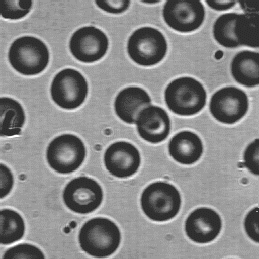
#> input picture BLOODCELLS.bmp, 259 x 259 px
$ jupyter execute --allow-errors 'Object Counting.ipynb'   (older library calls are emulated)
#> lines starting #> are read from the running program, lines starting #| are printed output that depends on the picture; after the words box and inside, x2 and y2 are one past the last pixel; in counts of white or black regions, pixels touching at a corner belong together
[cell 1]
import cv2
import numpy as np
import matplotlib.pyplot as plt

## Load and show the image

1. Read the image _bloodcells_

[cell 2]
image = cv2.imread("BLOODCELLS.bmp", 0)
#> image is the input picture: shape (259, 259); min 41, max 255, mean 130.3

2. Transform the image into a binary image BW using a thresholding process or a dedicated function

The function used here is `threshold` from the openCV library, it takes as parameters the image, the threshold, the maximum value, and the thresholding type.

[cell 3]
image_bw = 255-cv2.threshold(image, 128, 255, cv2.THRESH_BINARY)[1]
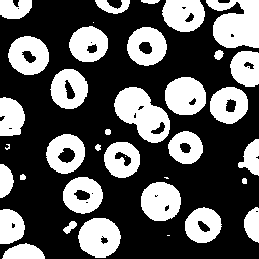
#> image_bw: shape (259, 259); 35.5% white; 37 white regions (5 under 20 px), largest, box (x1, y1, x2, y2) and area: (206, 0, 259, 48) 1899, (114, 87, 170, 143) 1821, (78, 218, 121, 258) 1291

3. Show the two images with titles within the same figure

[cell 4]
figure = plt.figure(figsize=(10, 10))
plt.subplot(1,2,1)
plt.imshow(image, cmap="gray")
plt.title("original image")
plt.subplot(1,2,2)
plt.imshow(image_bw, cmap="gray")
plt.title("binary image")
plt.show()

6. What do you observe on the image? What’s the solution of this problem?

There are a lot of smaller objects that would need to be removed to have an accurate count of the bloodcells. The solution is to apply the erosion or dilation, or both operator on the image.

## Erosion

5. Open and study the help page of the function imerode of Matlab.

The _imerode_ function of Matlab performs erosion on grayscale images using a sctructuring element which is kernel or a matrix that traveses the image. An equivalent function in OpenCV is the `cv2.erode` function.

6. Choose your appropriate structuring element SE (shape and size) and justify your choice.

The kernel chosen is 5x5 in order to erode the small objects and ellipse shaped because the small objects and the cells are ellipse shaped.

[cell 5]
strel = cv2.getStructuringElement(cv2.MORPH_ELLIPSE, (5,5))

7. Apply the erosion operator on the binary image BW.

[cell 6]
erosion = cv2.erode(image_bw, strel, iterations=1)
#> erosion: shape (259, 259); 24.9% white; 33 white regions (4 under 20 px), largest, box (x1, y1, x2, y2) and area: (215, 0, 259, 46) 1420, (116, 89, 168, 141) 1296, (80, 220, 119, 256) 974
figure = plt.figure(figsize=(10, 10))
plt.subplot(1,2,1)
plt.imshow(image_bw, cmap="gray")
plt.title("binary image")
plt.subplot(1,2,2)
plt.imshow(erosion, cmap="gray")
plt.title("erosion image")
plt.show()
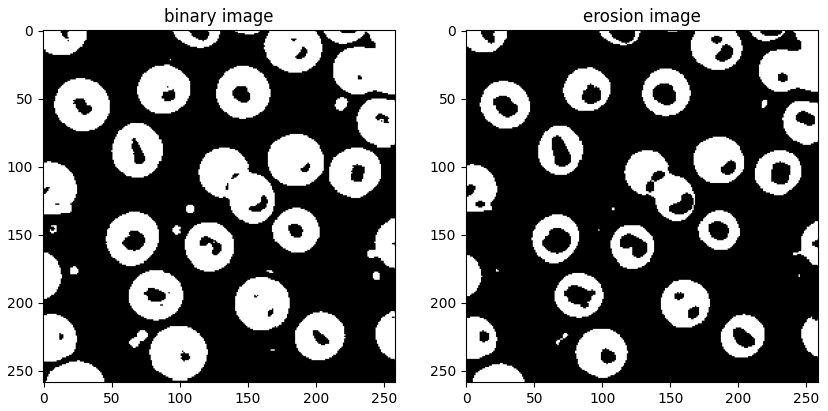
#> figure drawn by matplotlib, 2 panels

8. Repeat the operation with different sizes of the SE (3 different sizes)

[cell 7]
strel_3x3 = cv2.getStructuringElement(cv2.MORPH_ELLIPSE, (3, 3))
erosion_3x3 = cv2.erode(image_bw, strel_3x3)
#> erosion_3x3: shape (259, 259); 30.8% white; 32 white regions (4 under 20 px), largest, box (x1, y1, x2, y2) and area: (207, 0, 259, 47) 1732, (115, 88, 169, 142) 1597, (79, 219, 120, 257) 1150

strel_7x7 = cv2.getStructuringElement(cv2.MORPH_ELLIPSE, (7, 7))
erosion_7x7 = cv2.erode(image_bw, strel_7x7)
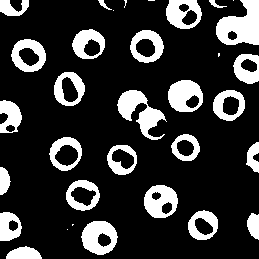
#> erosion_7x7: shape (259, 259); 20.3% white; 33 white regions (7 under 20 px), largest, box (x1, y1, x2, y2) and area: (216, 0, 259, 45) 1293, (117, 90, 167, 140) 1060, (81, 221, 118, 255) 836

strel_9x9 = cv2.getStructuringElement(cv2.MORPH_ELLIPSE, (9, 9))
erosion_9x9 = cv2.erode(image_bw, strel_9x9)
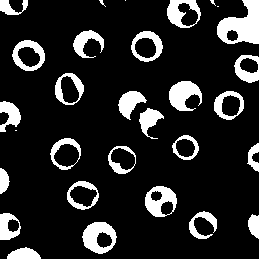
#> erosion_9x9: shape (259, 259); 15% white; 30 white regions (5 under 20 px), largest, box (x1, y1, x2, y2) and area: (217, 0, 259, 44) 1144, (82, 222, 117, 254) 670, (169, 81, 202, 111) 640

figure = plt.figure(figsize=(20,40))

plt.subplot(1,4,1)
plt.imshow(image_bw, cmap="gray")
plt.title("binary image")
plt.subplot(1,4,2)
plt.imshow(erosion_3x3, cmap="gray")
plt.title("erosion image 3x3")
plt.subplot(1,4,3)
plt.imshow(erosion_7x7, cmap="gray")
plt.title("erosion image 7x7")
plt.subplot(1,4,4)
plt.imshow(erosion_9x9, cmap="gray")
plt.title("erosion image 9x9")
plt.show()

## Dilation

[cell 8]
strel = cv2.getStructuringElement(cv2.MORPH_ELLIPSE, (3,3))
dilation = cv2.dilate(image_bw, strel)
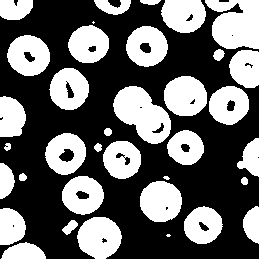
#> dilation: shape (259, 259); 40.2% white; 36 white regions (3 under 20 px), largest, box (x1, y1, x2, y2) and area: (205, 0, 259, 49) 2061, (113, 86, 171, 144) 2036, (77, 217, 122, 259) 1431
figure = plt.figure(figsize=(10, 10))
plt.subplot(1,2,1)
plt.imshow(image_bw, cmap="gray")
plt.title("binary image")
plt.subplot(1,2,2)
plt.imshow(dilation, cmap="gray")
plt.title("dilation image")
plt.show()

[cell 9]
strel_5x5 = cv2.getStructuringElement(cv2.MORPH_ELLIPSE, (5, 5))
dilation_5x5 = cv2.dilate(image_bw, strel_5x5)
#> dilation_5x5: shape (259, 259); 46.1% white; 26 white regions, largest, box (x1, y1, x2, y2) and area: (112, 75, 250, 166) 6230, (160, 0, 259, 89) 4619, (61, 216, 123, 259) 1780

strel_7x7 = cv2.getStructuringElement(cv2.MORPH_ELLIPSE, (7, 7))
dilation_7x7 = cv2.dilate(image_bw, strel_7x7)
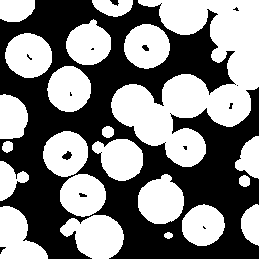
#> dilation_7x7: shape (259, 259); 50.5% white; 14 black regions (8 under 20 px), largest, box (x1, y1, x2, y2) and area: (0, 0, 259, 259) 32965, (62, 151, 72, 160) 55, (110, 0, 119, 6) 33, (142, 45, 149, 51) 30, (79, 193, 87, 197) 23, (0, 247, 6, 254) 20

strel_9x9 = cv2.getStructuringElement(cv2.MORPH_ELLIPSE, (9, 9))
dilation_9x9 = cv2.dilate(image_bw, strel_9x9)
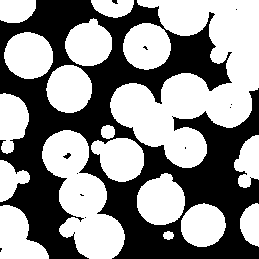
#> dilation_9x9: shape (259, 259); 55.6% white; 12 black regions (10 under 20 px), largest, box (x1, y1, x2, y2) and area: (0, 0, 259, 259) 29745, (63, 153, 71, 159) 27

figure = plt.figure(figsize=(20,40))

plt.subplot(1,4,1)
plt.imshow(image_bw, cmap="gray")
plt.title("binary image")
plt.subplot(1,4,2)
plt.imshow(dilation_5x5, cmap="gray")
plt.title("dilation image 5x5")
plt.subplot(1,4,3)
plt.imshow(dilation_7x7, cmap="gray")
plt.title("dilation image 7x7")
plt.subplot(1,4,4)
plt.imshow(dilation_9x9, cmap="gray")
plt.title("dilation image 9x9")
plt.show()

## Improvements

7. Are erosion and dilation operators sufficient to extract all the cells with
a good precision? Which  solution do  you  propose to  improve  the
segmentation results?

Erosion and dilation operators alone are not sufficient to extract all the cells with a good precision. The solution is to use morphological opening (erosion followed by dilation), this will split apart joint objects and removes small objects while keeping the shape and size of the foreground object (blood cells in our example)

8. Give a solution and test it on your image

[cell 10]
strel = cv2.getStructuringElement(cv2.MORPH_ELLIPSE, (5,5))
opening = cv2.morphologyEx(image_bw, cv2.MORPH_OPEN, strel, iterations=2)
#> opening: shape (259, 259); 33.9% white; 26 white regions, largest, box (x1, y1, x2, y2) and area: (115, 87, 168, 143) 1684, (213, 0, 259, 48) 1674, (79, 218, 120, 258) 1273

figure = plt.figure(figsize=(10, 10))
plt.subplot(1,2,1)
plt.imshow(image_bw, cmap="gray")
plt.title("binary image")
plt.subplot(1,2,2)
plt.imshow(opening, cmap="gray")
plt.title("opening image")
plt.show()

## Labelization and counting

9. Open and study the help page of the bwlabel function of Matlab

The _bwlabel_ function of Matlab numbers all of the object in a given binary image.
OpenCV provides a similar function called `cv2.connectedComponentsWithStats`.

10. Use  this  function  to  label  the  segmented  objects  obtained  after  the
enhancement step

[cell 11]
analysis = cv2.connectedComponentsWithStats(opening, 8, cv2.CV_32S)
(totalLabels, label_ids, values, centroid) = analysis
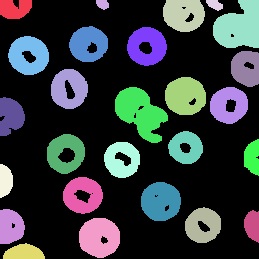
#> label_ids: shape (259, 259) int32; 27 distinct labels, from 0 to 26; one colour per label, 0 black
#> totalLabels = 27; values = 27 rows, first 6: [0, 0, 259, 259, 44348], [0, 0, 32, 19, 495], [96, 0, 13, 10, 100], [163, 0, 42, 32, 1081], [206, 0, 17, 11, 125], [213, 0, 46, 48, 1674]; centroid = 27 pairs, first value 5.13 to 252, second value 3.84 to 252.2
output = np.zeros(opening.shape, dtype="uint8")

After the analysis, the function returns 4 values:
- __totalLabels__: the number of labels (objects)
- __label_ids__: a matrix the size of the input image where each element has a value equal to its label
- __values__: contains stats relative to the labels. We can use them to draw bounding boxes around objects.
- __centroids__: a matrix with the x and y locations of each centroid

11. How many cells did you obtain?

[cell 12]
print("number of cells", totalLabels)
#| number of cells 27

12. Show the labeled cells using different colors

[cell 13]
plt.imshow(label_ids, cmap="nipy_spectral")
plt.title("Labeled cells")
plt.show()

13. Open and study the help page of the _regionprops_ function of Matlab

This function measures the properties of objects in binary images. For our purposes using OpenCV, we can use the stats returned by the `cv2.connectedComponentsWithStats`

14. Use this function to perform some measurements on one or more objects

[cell 14]
for i in range(1, totalLabels):

    # Area of the component
    area = values[i, cv2.CC_STAT_AREA]

    # Create a new image for bounding boxes
    new_img=image.copy()

    # Extract the coordinate points
    x1 = values[i, cv2.CC_STAT_LEFT]
    y1 = values[i, cv2.CC_STAT_TOP]
    w = values[i, cv2.CC_STAT_WIDTH]
    h = values[i, cv2.CC_STAT_HEIGHT]

    # Coordinate of the bounding box
    pt1 = (x1, y1)
    pt2 = (x1+ w, y1+ h)
    (X, Y) = centroid[i]

    # Bounding boxes for each component
    cv2.rectangle(new_img,pt1,pt2,
                    (0, 255, 0), 3)
    cv2.circle(new_img, (int(X),
                            int(Y)),
                4, (0, 0, 255), -1)

    # Create a new array to show individual component
    component = np.zeros(image_bw.shape, dtype="uint8")
    componentMask = (label_ids == i).astype("uint8") * 255

    # Apply the mask using the bitwise operator
    component = cv2.bitwise_or(component,componentMask)
    output = cv2.bitwise_or(output, componentMask)

    # Show the final images
    cv2.imshow("Image", new_img)
    cv2.imshow("Individual Component", component)
    cv2.imshow("Filtered Components", output)
    cv2.waitKey(0)
#> this loop made 26 passes
#> (area, x1, y1, w, h, pt2, X, Y) on passes 2 to 13: (100, 96, 0, 13, 10, (109, 10), 102.2, 3.84), (1081, 163, 0, 42, 32, (205, 32), 183.2, 14.12), (125, 206, 0, 17, 11, (223, 11), 214.4, 4.3), (1674, 213, 0, 46, 48, (259, 48), 238.7, 26.29), (1015, 69, 26, 39, 36, (108, 62), 87.84, 43.56), (1083, 127, 27, 40, 39, (167, 66), 146.6, 45.83), (1139, 8, 36, 41, 39, (49, 75), 28.19, 54.97), (816, 231, 51, 28, 36, (259, 87), 245.5, 67.94), (1049, 51, 69, 37, 40, (88, 109), 68.63, 88.39), (1231, 165, 77, 41, 38, (206, 115), 184.8, 95.62), (1684, 115, 87, 53, 56, (168, 143), 139.9, 112.3), (999, 210, 87, 38, 37, (248, 124), 228.3, 104.7)
#> (area, x1, y1, w, h, X, Y) on pass 1: (495, 0, 0, 32, 19, 14.47, 8.47)
#> pass 1, `cv2.imshow("Image", new_img)`:
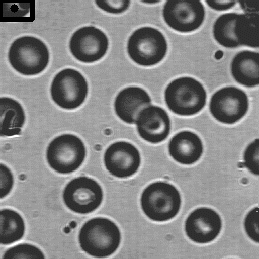
#> window 'Image': shape (259, 259); min 0, max 255, mean 129.4
#> pass 2, `output = cv2.bitwise_or(output, componentMask)`:
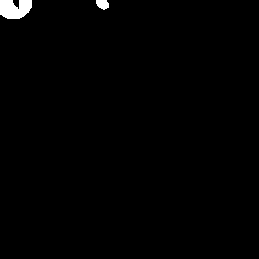
#> output: shape (259, 259); 0.89% white; 2 white regions, box (x1, y1, x2, y2) and area: (0, 0, 32, 19) 495, (96, 0, 109, 10) 100

Running the above cell loops through each label and display some stats.

It prompts three windows:
- __Image__ shows the original grayscale image with the current label boxed and its centroid displayed.
- __Individual Component__ shows a single object at a time alone in its appropriate coordinates.
- __Filtered Components__ progressively displays all the objects as they are looped through.

15. Show in one figure the largest cell and on another figure the smallest one.

[cell 15]
# Get areas of all objects
areas = [values[i, cv2.CC_STAT_AREA] for i in range(1, totalLabels)]
#> areas = 26 values, max 1684 at index 11, min 100 at index 1, mean 874.3

# Get index for smallest and for largest
smallest_id = areas.index(min(areas))
#> smallest_id = 1
largest_id = areas.index(max(areas))
#> largest_id = 11

# Get largest and smallest blood cells
#> (the rest of this cell did not finish here and is left out)
